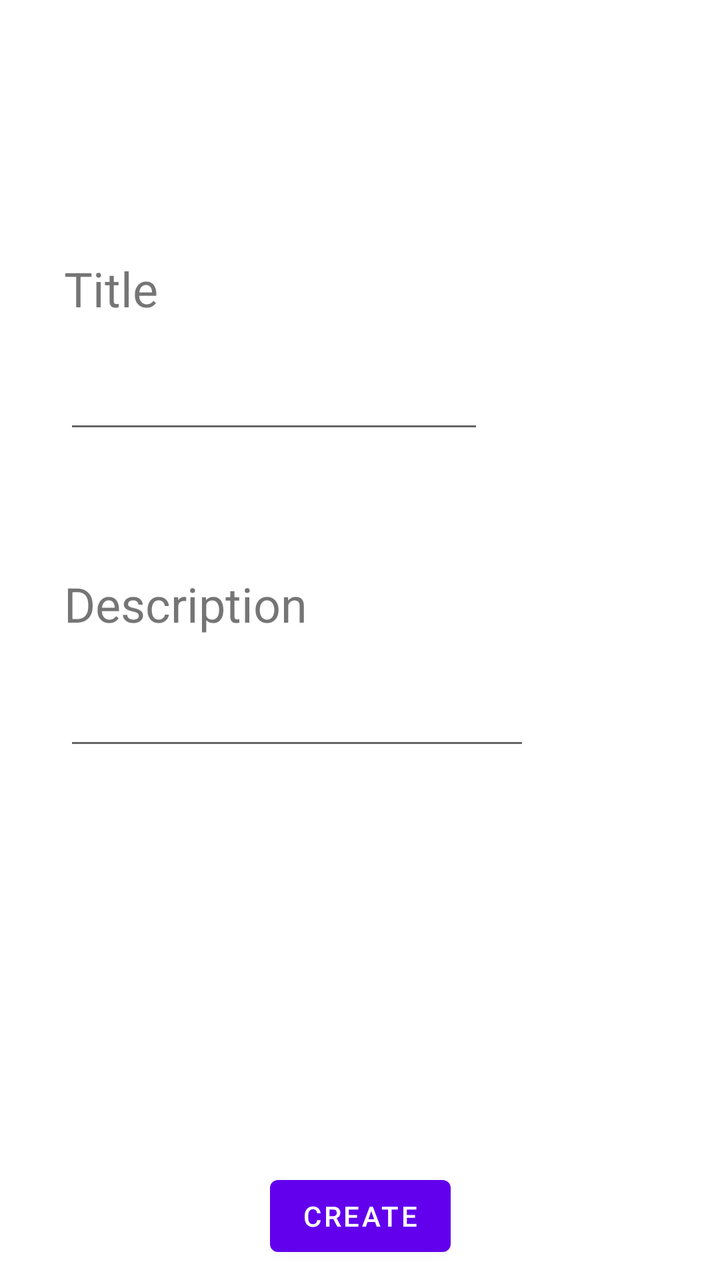
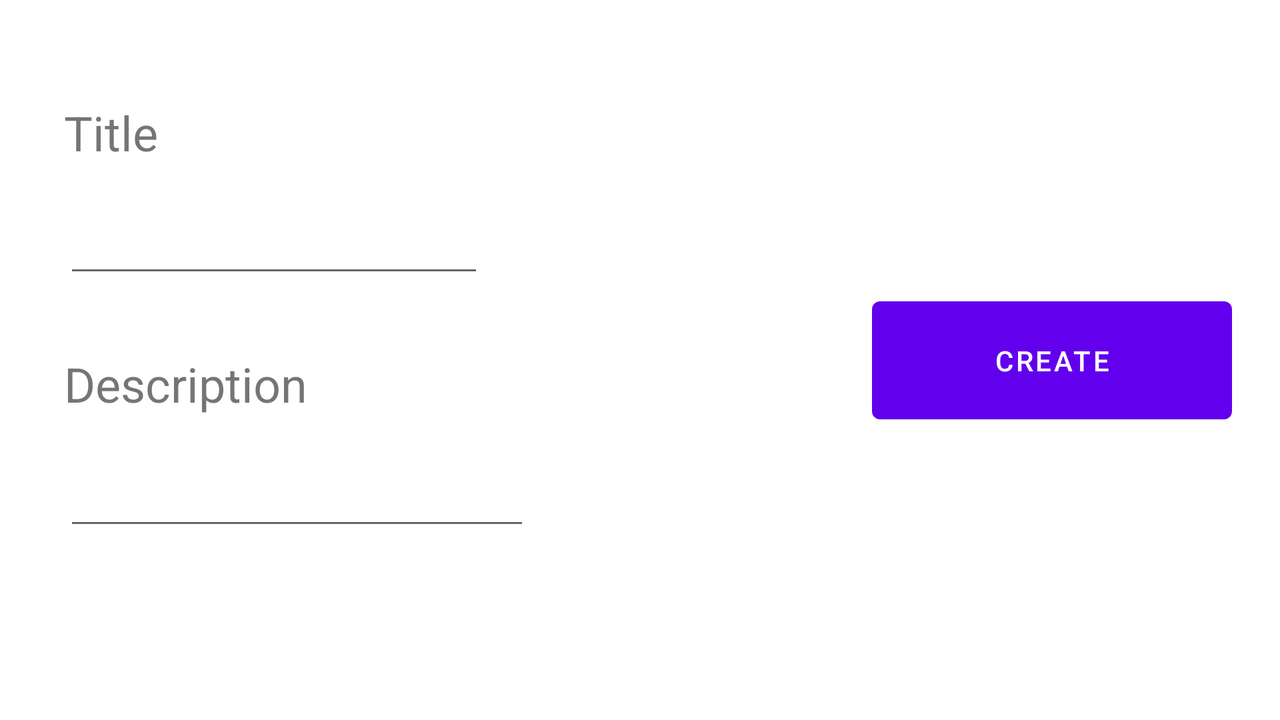

One screen, two layout resources from the same app: the default and the repository's alternative for another configuration. Each is rendered where Android would select it; the XML of both is given below.
<!-- AndroidManifest.xml: application theme Theme.CM -->
<!-- res/layout/activity_criarnota.xml -->
<?xml version="1.0" encoding="utf-8"?>
<androidx.constraintlayout.widget.ConstraintLayout xmlns:android="http://schemas.android.com/apk/res/android"
    xmlns:app="http://schemas.android.com/apk/res-auto"
    xmlns:tools="http://schemas.android.com/tools"
    android:layout_width="match_parent"
    android:layout_height="match_parent"
    tools:context=".criarnota">

    <TextView
        android:id="@+id/textView"
        android:layout_width="wrap_content"
        android:layout_height="wrap_content"
        android:layout_marginStart="32dp"
        android:layout_marginTop="128dp"
        android:text="@string/nomenota"
        android:textSize="24sp"
        app:layout_constraintStart_toStartOf="parent"
        app:layout_constraintTop_toTopOf="parent" />

    <EditText
        android:id="@+id/editTextTextPersonName3"
        android:layout_width="wrap_content"
        android:layout_height="wrap_content"
        android:layout_marginStart="32dp"
        android:layout_marginTop="20dp"
        android:ems="10"
        android:inputType="textPersonName"
        app:layout_constraintStart_toStartOf="parent"
        app:layout_constraintTop_toBottomOf="@+id/textView" />

    <TextView
        android:id="@+id/textView4"
        android:layout_width="wrap_content"
        android:layout_height="wrap_content"
        android:layout_marginStart="32dp"
        android:layout_marginTop="64dp"
        android:text="@string/descricaonota"
        android:textSize="24sp"
        app:layout_constraintStart_toStartOf="parent"
        app:layout_constraintTop_toBottomOf="@+id/editTextTextPersonName3" />

    <EditText
        android:id="@+id/editTextTextMultiLine"
        android:layout_width="233dp"
        android:layout_height="46dp"
        android:layout_marginStart="32dp"
        android:layout_marginTop="16dp"
        android:ems="10"
        android:gravity="start|top"
        android:inputType="textMultiLine"
        app:layout_constraintStart_toStartOf="parent"
        app:layout_constraintTop_toBottomOf="@+id/textView4" />

    <Button
        android:id="@+id/button6"
        android:layout_width="wrap_content"
        android:layout_height="wrap_content"
        android:layout_marginBottom="8dp"
        android:text="@string/criar"
        app:layout_constraintBottom_toBottomOf="parent"
        app:layout_constraintEnd_toEndOf="parent"
        app:layout_constraintHorizontal_bias="0.5"
        app:layout_constraintStart_toStartOf="parent" />

</androidx.constraintlayout.widget.ConstraintLayout>
<!-- resources referenced by this layout -->
<resources>
  <string name="criar">Create</string>
  <string name="descricaonota">Description</string>
  <string name="nomenota">Title</string>
  <style name="Theme.CM" parent="Theme.MaterialComponents.DayNight.DarkActionBar">
          
          <item name="colorPrimary">@color/purple_500</item>
          <item name="colorPrimaryVariant">@color/purple_700</item>
          <item name="colorOnPrimary">@color/white</item>
          
          <item name="colorSecondary">@color/teal_200</item>
          <item name="colorSecondaryVariant">@color/teal_700</item>
          <item name="colorOnSecondary">@color/black</item>
          
          <item name="android:statusBarColor" tools:targetApi="l">?attr/colorPrimaryVariant</item>
          
      </style>
</resources>
<!-- res/layout-land/activity_criarnota.xml (the repository's variant of the layout above) -->
<!-- drawn on the phone turned sideways -->
<?xml version="1.0" encoding="utf-8"?>
<androidx.constraintlayout.widget.ConstraintLayout xmlns:android="http://schemas.android.com/apk/res/android"
    xmlns:app="http://schemas.android.com/apk/res-auto"
    xmlns:tools="http://schemas.android.com/tools"
    android:layout_width="match_parent"
    android:layout_height="match_parent"
    tools:context=".criarnota">

    <TextView
        android:id="@+id/textView"
        android:layout_width="wrap_content"
        android:layout_height="wrap_content"
        android:layout_marginStart="32dp"
        android:layout_marginTop="50dp"
        android:text="@string/nomenota"
        android:textSize="24sp"
        app:layout_constraintStart_toStartOf="parent"
        app:layout_constraintTop_toTopOf="parent" />

    <EditText
        android:id="@+id/titulo"
        android:layout_width="wrap_content"
        android:layout_height="wrap_content"
        android:layout_marginStart="32dp"
        android:layout_marginTop="20dp"
        android:ems="10"
        android:inputType="textPersonName"
        app:layout_constraintStart_toStartOf="parent"
        app:layout_constraintTop_toBottomOf="@+id/textView" />

    <TextView
        android:id="@+id/textView4"
        android:layout_width="wrap_content"
        android:layout_height="wrap_content"
        android:layout_marginStart="32dp"
        android:layout_marginTop="32dp"
        android:text="@string/descricaonota"
        android:textSize="24sp"
        app:layout_constraintStart_toStartOf="parent"
        app:layout_constraintTop_toBottomOf="@+id/titulo" />

    <EditText
        android:id="@+id/descr"
        android:layout_width="233dp"
        android:layout_height="46dp"
        android:layout_marginStart="32dp"
        android:layout_marginTop="16dp"
        android:ems="10"
        android:gravity="start|top"
        android:inputType="textMultiLine"
        app:layout_constraintStart_toStartOf="parent"
        app:layout_constraintTop_toBottomOf="@+id/textView4" />

    <Button
        android:id="@+id/button6"
        android:layout_width="180dp"
        android:layout_height="71dp"
        android:layout_marginEnd="24dp"
        android:text="@string/criar"
        app:layout_constraintBottom_toBottomOf="parent"
        app:layout_constraintEnd_toEndOf="parent"
        app:layout_constraintTop_toTopOf="parent" />

</androidx.constraintlayout.widget.ConstraintLayout>
